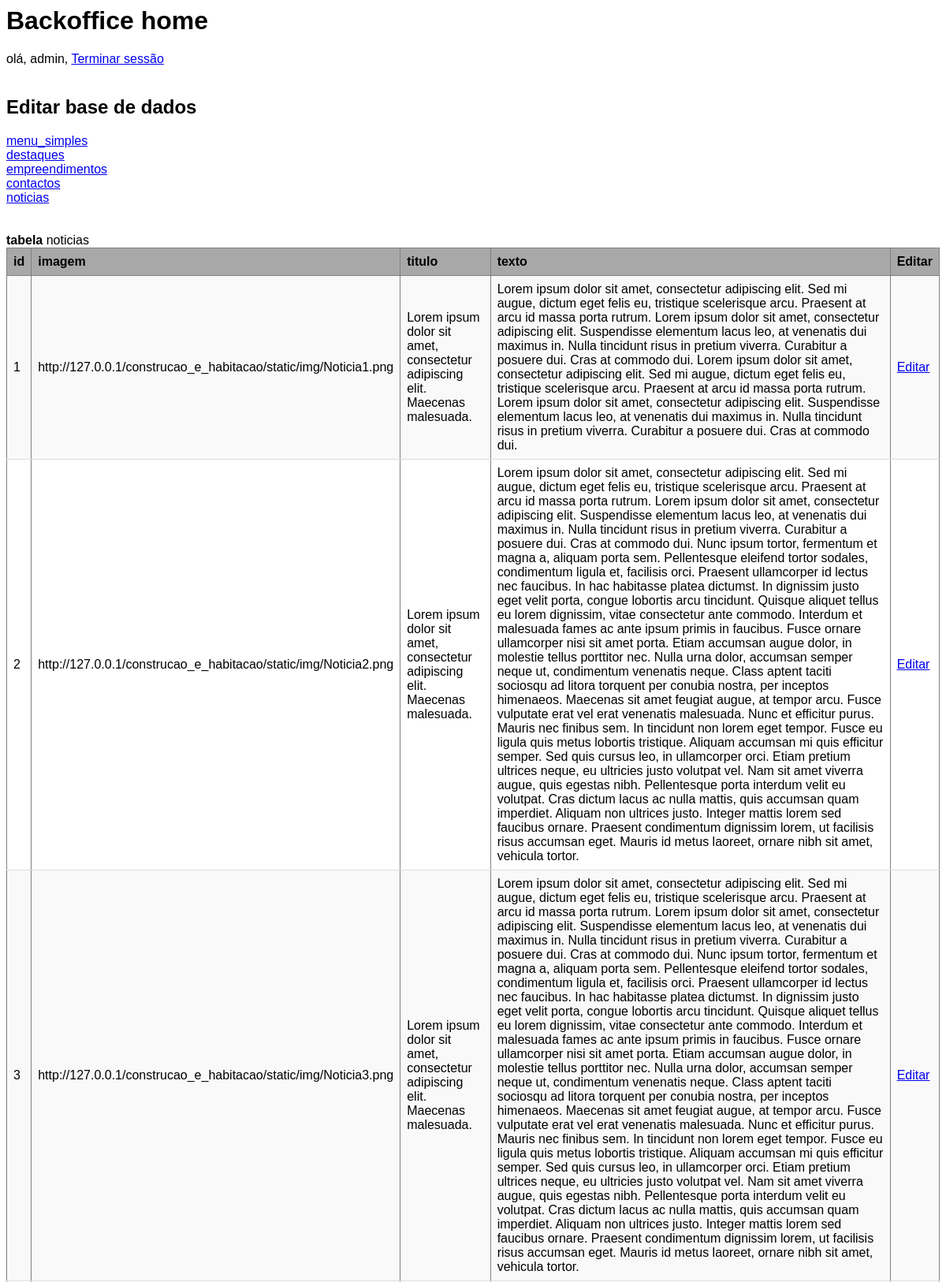
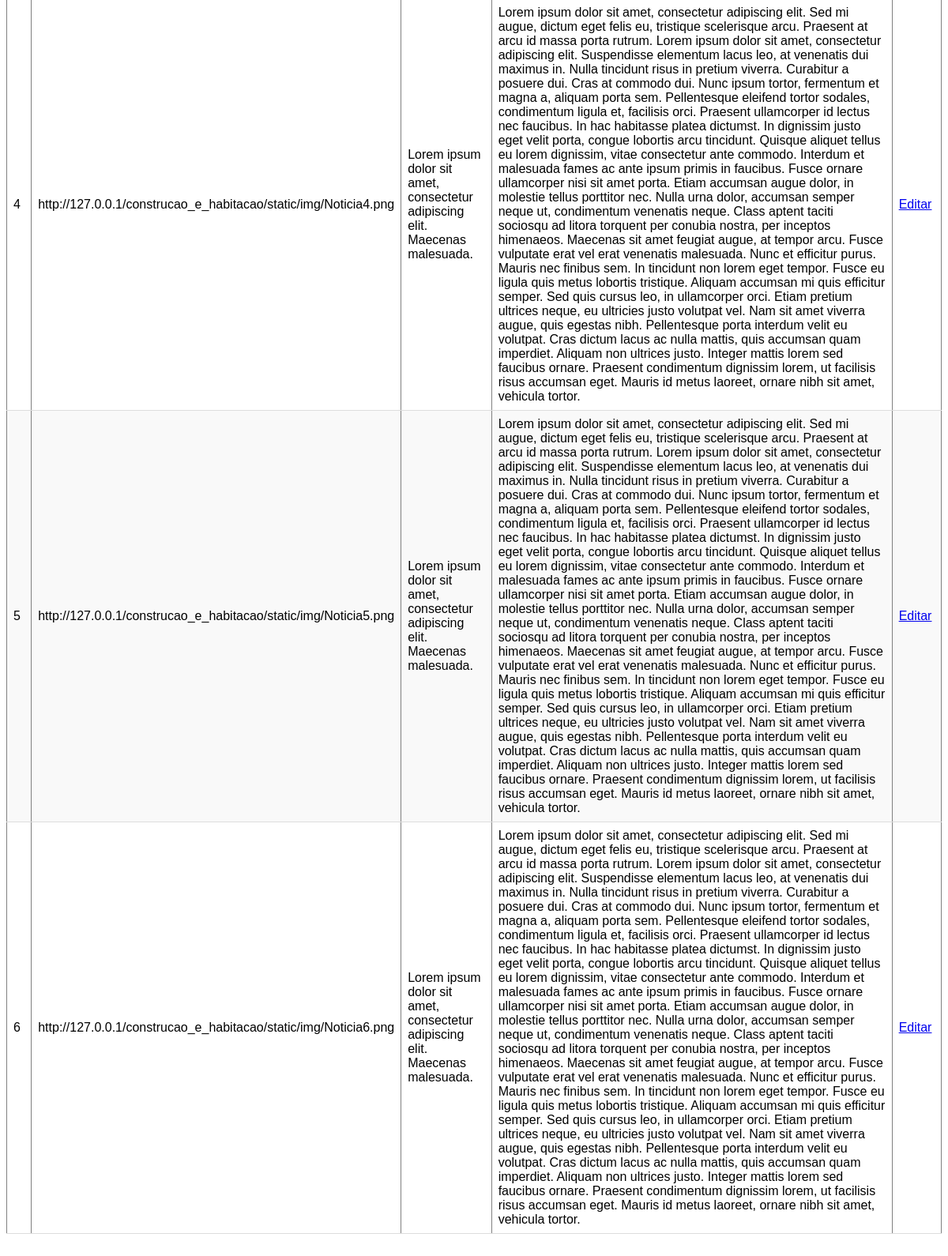
The page /backoffice/home.php?tabela=noticias (signed in) on the database its author committed (2 pictures, top to bottom).
### tables this page shows
CREATE TABLE `noticias` (
  `id` int(11) NOT NULL,
  `imagem` longtext NOT NULL,
  `titulo` varchar(100) NOT NULL,
  `texto` longtext NOT NULL
);

### helpers/bd_helper.php (called while the page is built, shortened)
<?php
$pdo = new PDO('mysql:host=localhost;dbname=construcao_e_habitacao_bd', 'root', '');
function selectSQL($sql){
    global $pdo;
    $consult = $pdo->query($sql);
    $result = $consult->fetchAll(PDO::FETCH_ASSOC);
    return $result;
}
?>

### backoffice/home.php (the view, shortened to what this page needs)
<?php
function fazer_tabela($sql_statment){
	$tabela = explode(" ", $sql_statment)[sizeof(explode(" ", $sql_statment))-1];
	echo "<b>tabela</b> " . $tabela;
	$sqla = selectSQL($sql_statment);
if (!empty($sqla)) {
    echo "<table class='tabela_outputs_db' border='1'>";
    echo "<tr>";
    foreach ($sqla[0] as $key => $value) {
        echo "<th>$key</th>";
    }
    echo "<th>Editar</th>";
    echo "</tr>";
    foreach ($sqla as $item) {
        echo "<tr>";
        foreach ($item as $value) {
            echo "<td>$value</td>";
        }
        echo "<td><a href='editar.php?tabela=" . $tabela . "&id=" . $item['id'] ."'>Editar</a></td>";
        echo "</tr>";
    }
    echo "</table><br><br>";
} else {
    echo "No results found.";
}
}
?>
<html lang="pt">
<head>
</head>
<body>
<h1>Backoffice home</h1>
olá, <?php echo $_COOKIE['utilizador'] ?>, <a href="logout.php">Terminar sessão</a>
<br><br>
<h2>Editar base de dados</h2>
<a href="?tabela=menu_simples">menu_simples</a><br>
<a href="?tabela=destaques">destaques</a><br>
<a href="?tabela=empreendimentos">empreendimentos</a><br>
<a href="?tabela=contactos">contactos</a><br>
<a href="?tabela=noticias">noticias</a><br>
<br><br>
<?php
if (isset($_GET['tabela'])) {
		$statment = "SELECT * FROM " . $_GET['tabela'];
		fazer_tabela($statment);
} else{
	echo "Selecione uma das tabelas acima para editar a mesma";
}
?>
</body>
</html>

### backoffice/home.php (style rules this page uses)
body { font-family: Arial, sans-serif; font-size: 16px; }
table { border-collapse: collapse; width: 100%; }
th { background-color: #a8a8a8; text-align: left; padding: 8px; }
tr:nth-child(even) { background-color: #f9f9f9; }
td { padding: 8px; border-bottom: 1px solid #ddd; }

### rows shown on the page
noticias: id "1", imagem "http://127.0.0.1/construcao_e_habitacao/static/img/Noticia1.png", titulo "Lorem ipsum dolor sit amet, consectetur adipiscing elit. Maecenas malesuada.", texto "Lorem ipsum dolor sit amet, consectetur adipiscing elit. Sed mi augue, dictum eget felis eu, tristique scelerisque arcu. Praesent at arcu id massa porta rutrum. Lorem ipsum dolor sit amet, consectetur adipiscing elit. Suspendisse elementum lacus leo, at venenatis dui maximus in. Nulla tincidunt risus in pretium viverra. Curabitur a posuere dui. Cras at commodo dui. Lorem ipsum dolor sit amet, consectetur adipiscing elit. Sed mi augue, dictum eget felis eu, tristique scelerisque arcu. Praesent at arcu id massa porta rutrum. Lorem ipsum dolor sit amet, consectetur adipiscing elit. Suspendisse elementum lacus leo, at venenatis dui maximus in. Nulla tincidunt risus in pretium viverra. Curabitur…"
noticias: id "2", imagem "http://127.0.0.1/construcao_e_habitacao/static/img/Noticia2.png", titulo "Lorem ipsum dolor sit amet, consectetur adipiscing elit. Maecenas malesuada.", texto "Lorem ipsum dolor sit amet, consectetur adipiscing elit. Sed mi augue, dictum eget felis eu, tristique scelerisque arcu. Praesent at arcu id massa porta rutrum. Lorem ipsum dolor sit amet, consectetur adipiscing elit. Suspendisse elementum lacus leo, at venenatis dui maximus in. Nulla tincidunt risus in pretium viverra. Curabitur a posuere dui. Cras at commodo dui. Nunc ipsum tortor, fermentum et magna a, aliquam porta sem. Pellentesque eleifend tortor sodales, condimentum ligula et, facilisis orci. Praesent ullamcorper id lectus nec faucibus. In hac habitasse platea dictumst. In dignissim justo eget velit porta, congue lobortis arcu tincidunt. Quisque aliquet tellus eu lorem dignissim,…"
noticias: id "3", imagem "http://127.0.0.1/construcao_e_habitacao/static/img/Noticia3.png", titulo "Lorem ipsum dolor sit amet, consectetur adipiscing elit. Maecenas malesuada.", texto "Lorem ipsum dolor sit amet, consectetur adipiscing elit. Sed mi augue, dictum eget felis eu, tristique scelerisque arcu. Praesent at arcu id massa porta rutrum. Lorem ipsum dolor sit amet, consectetur adipiscing elit. Suspendisse elementum lacus leo, at venenatis dui maximus in. Nulla tincidunt risus in pretium viverra. Curabitur a posuere dui. Cras at commodo dui. Nunc ipsum tortor, fermentum et magna a, aliquam porta sem. Pellentesque eleifend tortor sodales, condimentum ligula et, facilisis orci. Praesent ullamcorper id lectus nec faucibus. In hac habitasse platea dictumst. In dignissim justo eget velit porta, congue lobortis arcu tincidunt. Quisque aliquet tellus eu lorem dignissim,…"
noticias: id "4", imagem "http://127.0.0.1/construcao_e_habitacao/static/img/Noticia4.png", titulo "Lorem ipsum dolor sit amet, consectetur adipiscing elit. Maecenas malesuada.", texto "Lorem ipsum dolor sit amet, consectetur adipiscing elit. Sed mi augue, dictum eget felis eu, tristique scelerisque arcu. Praesent at arcu id massa porta rutrum. Lorem ipsum dolor sit amet, consectetur adipiscing elit. Suspendisse elementum lacus leo, at venenatis dui maximus in. Nulla tincidunt risus in pretium viverra. Curabitur a posuere dui. Cras at commodo dui. Nunc ipsum tortor, fermentum et magna a, aliquam porta sem. Pellentesque eleifend tortor sodales, condimentum ligula et, facilisis orci. Praesent ullamcorper id lectus nec faucibus. In hac habitasse platea dictumst. In dignissim justo eget velit porta, congue lobortis arcu tincidunt. Quisque aliquet tellus eu lorem dignissim,…"
noticias: id "5", imagem "http://127.0.0.1/construcao_e_habitacao/static/img/Noticia5.png", titulo "Lorem ipsum dolor sit amet, consectetur adipiscing elit. Maecenas malesuada.", texto "Lorem ipsum dolor sit amet, consectetur adipiscing elit. Sed mi augue, dictum eget felis eu, tristique scelerisque arcu. Praesent at arcu id massa porta rutrum. Lorem ipsum dolor sit amet, consectetur adipiscing elit. Suspendisse elementum lacus leo, at venenatis dui maximus in. Nulla tincidunt risus in pretium viverra. Curabitur a posuere dui. Cras at commodo dui. Nunc ipsum tortor, fermentum et magna a, aliquam porta sem. Pellentesque eleifend tortor sodales, condimentum ligula et, facilisis orci. Praesent ullamcorper id lectus nec faucibus. In hac habitasse platea dictumst. In dignissim justo eget velit porta, congue lobortis arcu tincidunt. Quisque aliquet tellus eu lorem dignissim,…"
noticias: id "6", imagem "http://127.0.0.1/construcao_e_habitacao/static/img/Noticia6.png", titulo "Lorem ipsum dolor sit amet, consectetur adipiscing elit. Maecenas malesuada.", texto "Lorem ipsum dolor sit amet, consectetur adipiscing elit. Sed mi augue, dictum eget felis eu, tristique scelerisque arcu. Praesent at arcu id massa porta rutrum. Lorem ipsum dolor sit amet, consectetur adipiscing elit. Suspendisse elementum lacus leo, at venenatis dui maximus in. Nulla tincidunt risus in pretium viverra. Curabitur a posuere dui. Cras at commodo dui. Nunc ipsum tortor, fermentum et magna a, aliquam porta sem. Pellentesque eleifend tortor sodales, condimentum ligula et, facilisis orci. Praesent ullamcorper id lectus nec faucibus. In hac habitasse platea dictumst. In dignissim justo eget velit porta, congue lobortis arcu tincidunt. Quisque aliquet tellus eu lorem dignissim,…"

### other values the page prints
$_COOKIE['utilizador'] "admin"
$tabela "noticias"
$key "id"
$key "imagem"
$key "titulo"
$key "texto"
